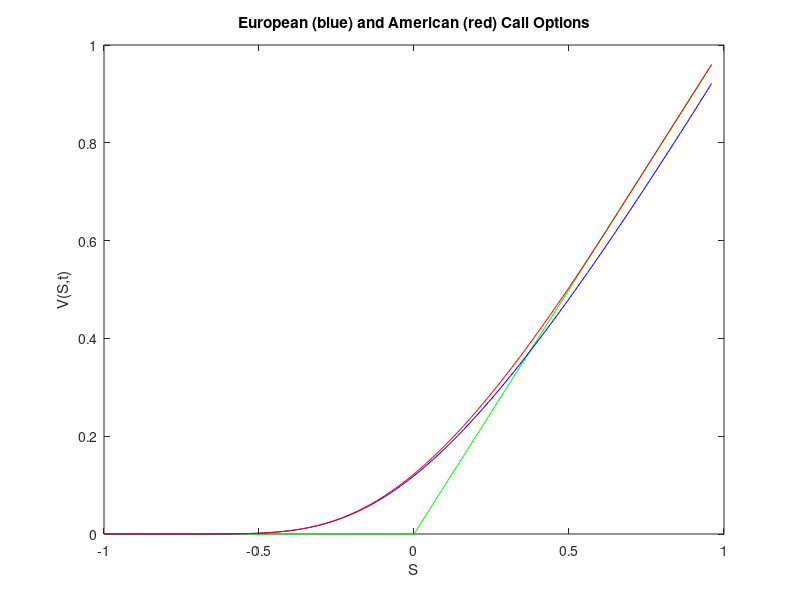

The MATLAB script that drew this image:
% Matlab Program 10: Compares European and American Call options by using an
% explicit method Parameters of the problem:
%%%%%%%%%%%%%%%%%%%%%%%%%%%%%%%%%%%%%%%%%%%%%%%%%%%%
r=0.;
 % Interest rate
sigma=0.25;
 % Volatility of the underlying
d=0.02;
 % Continuous dividend yield
M=1600;
 % Number of time points
N=100;
 % Number of share price points
Smax=1;
 % Maximum share price considered
Smin=-1;
 % Minimum share price considered
T=2.;
 % Maturation (expiry)of contract
E=0;
 % Exercise price of the underlying
%%%%%%%%%%%%%%%%%%%%%%%%%%%%%%%%%%%%%%%%%%%%%%%%%%%%
dt=(T/M);
 % Time step
ds=(Smax-Smin)/N; % Price step
% Initializing the matrix of the option values: v is the European and vam is the American option
v(1:N,1:M) = 0.0;
vam(1:N,1:M) = 0.0;
% Initial conditions prescribed by the Call payoff at expiry: V(S,T)=max(E-S,0)
v(1:N,1)=max((Smin+(0:N-1)*ds-E),zeros(size(1:N)))';
vam(1:N,1)=max((Smin+(0:N-1)*ds-E),zeros(size(1:N)))';
% Boundary conditions prescribed by Call Options with dividends:
% V(0,t)=0
v(1,2:M)=zeros(M-1,1)';
vam(1,2:M)=zeros(M-1,1)';
% V(S,t)=Se^(-d*(T-t))-Ee^(-r(T-t)) as S -> infininty.
v(N,2:M)=((N-1)*ds+Smin)*exp(-d*(1:M-1)*dt)-E*exp(-r*(1:M-1)*dt);
vam(N,2:M)=((N-1)*ds+Smin)*exp(-d*(1:M-1)*dt)-E*exp(-r*(1:M-1)*dt);
% Determining the matrix coeficients of the explicit algorithm
aa=0.5*dt*(sigma*sigma*(1:N-2).*(1:N-2)-(r-d)*(1:N-2))';
bb=1-dt*(sigma*sigma*(1:N-2).*(1:N-2)+r)';
cc=0.5*dt*(sigma*sigma*(1:N-2).*(1:N-2)+(r-d)*(1:N-2))';
% Implementing the explicit algorithm
for i=2:M,
v(2:N-1,i)=bb.*v(2:N-1,i-1)+cc.*v(3:N,i-1)+aa.*v(1:N-2,i-1);
% Checks if early exercise is better for the American Option
vam(2:N-1,i)=max(bb.*vam(2:N-1,i-1)+cc.*vam(3:N,i-1)+aa.*vam(1:N-2,i-1),vam(2:N-1,1));
end
% Reversal of the time components in the matrix as the solution of the Black-Scholes
% equation was performed backwards
v=fliplr(v);
vam = fliplr(vam);
% Compares the value today of the European (blue) and American (red) Calls,V(S,t), as a function of S.
% The green curve represents the payoff at expiry.
plot(Smin+ds*(0:(N-2)),v(1:(N-1),M)','g-',Smin+ds*(0:(N-2)),v(1:(N-1),1)','b-',Smin+ds*(0:(N-2)),vam(1:(N-1),1)','r-');
xlabel('S');
ylabel('V(S,t)');
title('European (blue) and American (red) Call Options');
